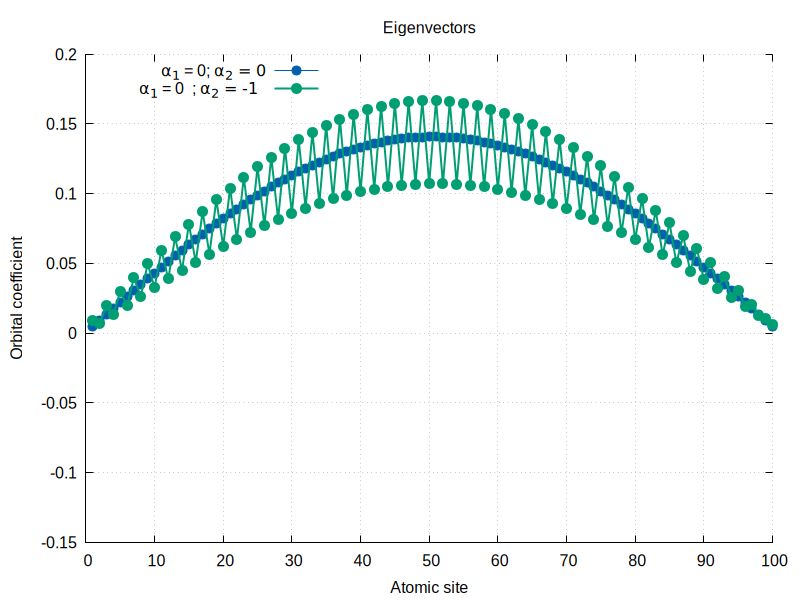

Here is the gnuplot script that generated this plot:
set terminal pngcairo enhanced font "Arial,12" size 800,600
set output "plot.png"

# Labels and title
set title  "Eigenvectors"
set xlabel "Atomic site"
set ylabel "Orbital coefficient"

# Grid and axes
set grid
set key top left  # Move legend to the top right
set border 3       # Draw axes on bottom and left only

# Set range (optional, adjust based on data)
#set xrange [0:3]  
set yrange [-0.15:0.2]

# Set styles
set style line 1 lc rgb "#0060ad" lw 1 pt 7 ps 1.5 # dark blue
set style line 2 lc rgb "#56B4E9" lw 1 pt 7 ps 1.5 # light blue
set style line 3 lc rgb "#009E73" lw 2 pt 7 ps 1.5 # green

plot "eigen_vectors_100at_eq_1.out" using 1:2 with lp ls 1 title "{/Symbol a_1} = 0; {/Symbol a_2 = 0}",  "eigen_vectors.out" u 1:2 w lp ls 3 title "{/Symbol a_1} = 0  ; {/Symbol a_2 = -1}  "#, "eigen_vectors_100at_eq_05.out" u 1:2 w lp ls 2 title "{/Symbol b_1} = -1; {/Symbol b_2 = -0.5}", "eigen_vectors_100at_eq_1.out" u 1:2 w p ls 3 title "{/Symbol b_1} = -1  ; {/Symbol b_2 = -1}  "

